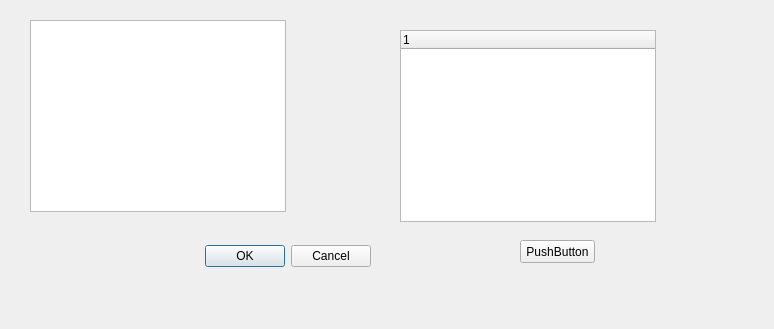
<?xml version="1.0" encoding="UTF-8"?>
<ui version="4.0">
 <class>Dialog</class>
 <widget class="QDialog" name="Dialog">
  <property name="geometry">
   <rect>
    <x>0</x>
    <y>0</y>
    <width>774</width>
    <height>329</height>
   </rect>
  </property>
  <property name="windowTitle">
   <string>Dialog</string>
  </property>
  <widget class="QDialogButtonBox" name="buttonBox">
   <property name="geometry">
    <rect>
     <x>30</x>
     <y>240</y>
     <width>341</width>
     <height>32</height>
    </rect>
   </property>
   <property name="orientation">
    <enum>Qt::Horizontal</enum>
   </property>
   <property name="standardButtons">
    <set>QDialogButtonBox::Cancel|QDialogButtonBox::Ok</set>
   </property>
  </widget>
  <widget class="QListWidget" name="listWidget">
   <property name="geometry">
    <rect>
     <x>30</x>
     <y>20</y>
     <width>256</width>
     <height>192</height>
    </rect>
   </property>
  </widget>
  <widget class="QTreeWidget" name="treeWidget">
   <property name="geometry">
    <rect>
     <x>400</x>
     <y>30</y>
     <width>256</width>
     <height>192</height>
    </rect>
   </property>
   <column>
    <property name="text">
     <string notr="true">1</string>
    </property>
   </column>
  </widget>
  <widget class="QPushButton" name="pushButton">
   <property name="geometry">
    <rect>
     <x>520</x>
     <y>240</y>
     <width>75</width>
     <height>23</height>
    </rect>
   </property>
   <property name="text">
    <string>PushButton</string>
   </property>
  </widget>
 </widget>
 <resources/>
 <connections>
  <connection>
   <sender>buttonBox</sender>
   <signal>accepted()</signal>
   <receiver>Dialog</receiver>
   <slot>accept()</slot>
   <hints>
    <hint type="sourcelabel">
     <x>248</x>
     <y>254</y>
    </hint>
    <hint type="destinationlabel">
     <x>157</x>
     <y>274</y>
    </hint>
   </hints>
  </connection>
  <connection>
   <sender>buttonBox</sender>
   <signal>rejected()</signal>
   <receiver>Dialog</receiver>
   <slot>reject()</slot>
   <hints>
    <hint type="sourcelabel">
     <x>316</x>
     <y>260</y>
    </hint>
    <hint type="destinationlabel">
     <x>286</x>
     <y>274</y>
    </hint>
   </hints>
  </connection>
 </connections>
</ui>
